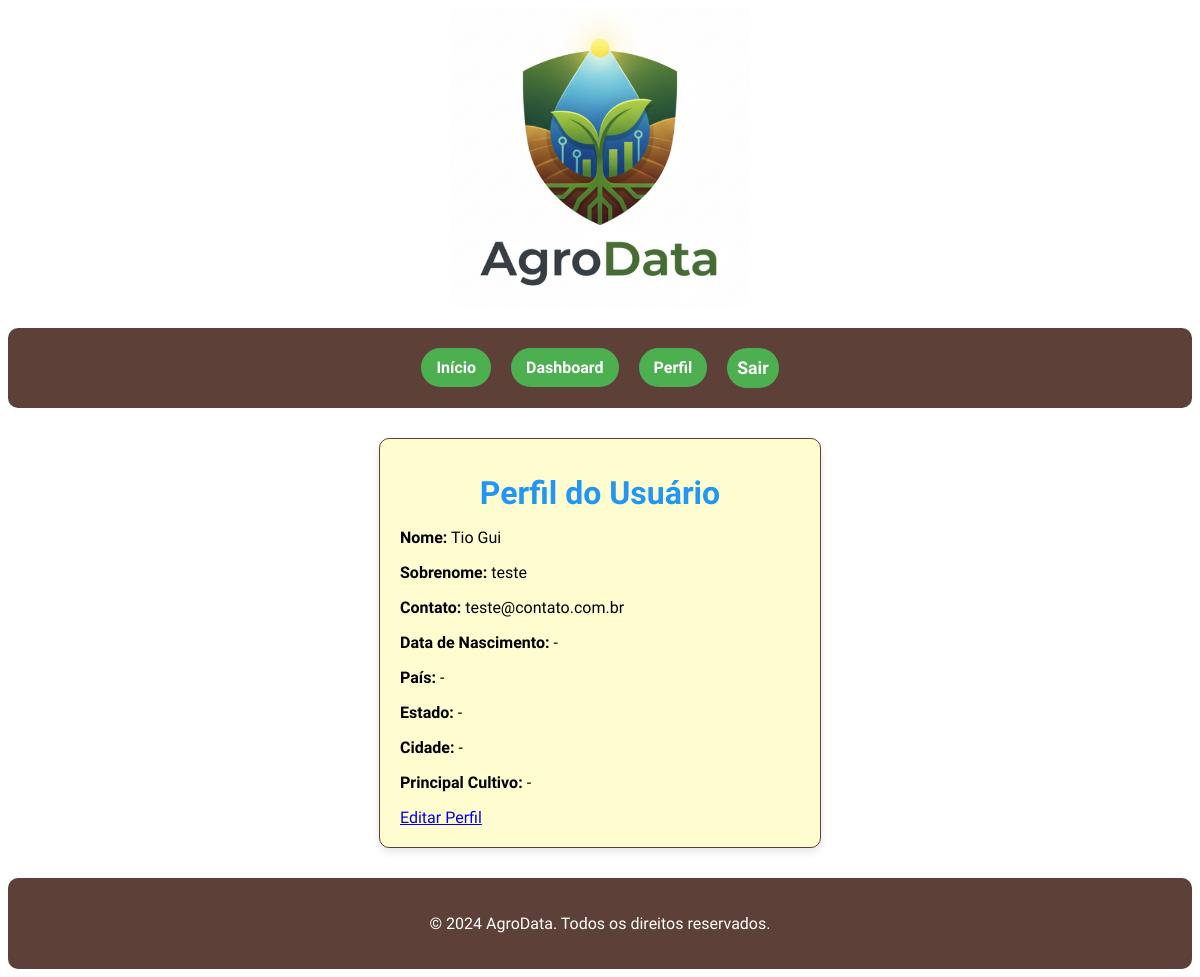
The page /dashboard/profile/ (signed in) on the database as committed earlier.
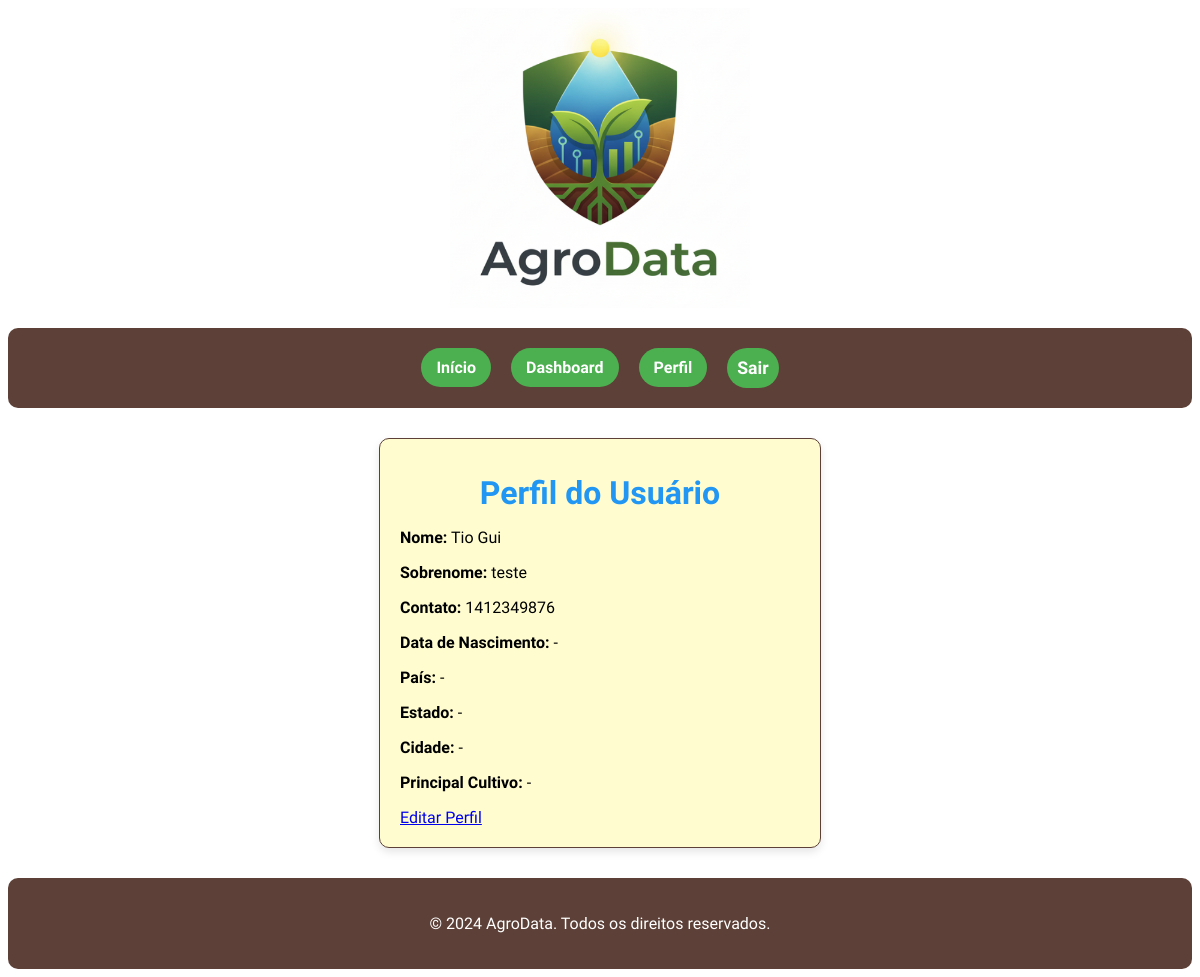
The same page on the database as committed later.
### agro_app/models.py (models this page shows, shortened)
class Profile(models.Model):
    user = models.OneToOneField(User, on_delete=models.CASCADE)
    first_name = models.CharField(max_length=100, blank=True, null=True, verbose_name="Primeiro Nome")
    last_name = models.CharField(max_length=100, blank=True, null=True, verbose_name="Sobrenome")
    birth_date = models.DateField(blank=True, null=True, verbose_name="Data de Nascimento")
    cultivo_principal = models.CharField(max_length=100, blank=True, null=True, verbose_name="Cultivo Principal")
    contact = models.CharField(max_length=15, blank=True, null=True, verbose_name="Contato (Telefone/WhatsApp)")
    pais = models.CharField(
        max_length=100,
        null=True,
        blank=True,
        verbose_name="País"
    )
    estado = models.CharField(
        max_length=2,
        null=True,
        blank=True,
        verbose_name="Estado (ID IBGE)"
    )
    cidade = models.CharField(
        max_length=7,
        null=True,
        blank=True,
        verbose_name="Município (ID IBGE)"
    )
    telefone = models.CharField(max_length=15, blank=True, null=True)
    data_criacao = models.DateTimeField(auto_now_add=True)
    class Meta:
        verbose_name = "Perfil"
        verbose_name_plural = "Perfis"

### agro_app/views.py (the view)
# urls.py: path('profile/', views.profile, name='profile'),
@login_required
def profile(request):
    user_profile, created = Profile.objects.get_or_create(user=request.user)
    country_name = get_country_name_from_id(user_profile.pais) if user_profile.pais else None
    city_name = get_city_name_from_id(user_profile.cidade) if user_profile.cidade else None
    state_name = get_state_name_from_id(user_profile.estado) if user_profile.estado else None
    cultivo_principal_name = get_product_name_from_id(
        user_profile.cultivo_principal, user_profile.cidade
    ) if user_profile.cultivo_principal else None
    context = {
        'profile': user_profile,
        'country_name': country_name,  # NOVO: Adiciona ao contexto
        'city_name': city_name,
        'state_name': state_name,
        'cultivo_principal_name': cultivo_principal_name,
    }
    return render(request, 'profile.html', context)

### agro_app/views.py (called while the page is built)
def get_city_name_from_id(city_id):
    if not city_id: return None
    try:
        url = f"https://servicodados.ibge.gov.br/api/v1/localidades/municipios/{city_id}"
        response = requests.get(url, timeout=5)
        response.raise_for_status()
        data = response.json()
        return data.get('nome')
    except (requests.RequestException, json.JSONDecodeError):
        return None

def get_state_name_from_id(state_id):
    if not state_id: return None
    try:
        url = f"https://servicodados.ibge.gov.br/api/v1/localidades/estados/{state_id}"
        response = requests.get(url, timeout=5)
        response.raise_for_status()
        data = response.json()
        return data.get('sigla')
    except (requests.RequestException, json.JSONDecodeError):
        return None

def get_product_name_from_id(product_id, city_id):
    if not product_id or not city_id: return None
    try:
        normalized_saved_id = normalize_text(str(product_id))
        products_data = get_products_for_city(city_id)
        for product in products_data:
            if product.get('id', '') == normalized_saved_id:
                return product.get('nome')  # Retorna o nome amigável (ex: 'Soja')
        return None
    except Exception:
        return None

### fichatecnica_app/data_service.py (called while the page is built, shortened)
def normalize_text(text):
    if not isinstance(text, str):
        return ""
    text = re.sub(r'\s*\([^)]*\)', '', text)
    normalized = unicodedata.normalize('NFKD', text).encode('ascii', 'ignore').decode('utf-8')
    return normalized.upper().strip()

def load_and_cache_agro_data():
    global FICHA_TECNICA_CACHE
    if FICHA_TECNICA_CACHE and all(key in FICHA_TECNICA_CACHE for key in CSV_CONFIG.keys()):
        return FICHA_TECNICA_CACHE, "Sucesso (Cache carregado)"

def get_products_for_city(city_id):
    data_frames, _ = load_and_cache_agro_data()
    if not data_frames:
        return []
    df_qty = data_frames.get('Quantidade produzida')
    header_map = data_frames.get('Quantidade produzida_header_map', {})
    if df_qty is None or header_map == {}:
        return []

### agro_app/templates/profile.html
{% extends 'base.html' %}
{% load static %}
{% block content %}
<div class="auth-card">
    <h2 class="sub-title">Perfil do Usuário</h2>
    <p><strong>Nome:</strong> {{ profile.first_name|default:"-" }}</p>
    <p><strong>Sobrenome:</strong> {{ profile.last_name|default:"-" }}</p>
    <p><strong>Contato:</strong> {{ profile.contact|default:"-" }}</p>
    <p><strong>Data de Nascimento:</strong> {{ profile.birth_date|default:"-" }}</p>
    <p><strong>País:</strong> {{ country_name|default:"-" }}</p>
    <p><strong>Estado:</strong> {{ state_name|default:"-" }}</p>
    <p><strong>Cidade:</strong> {{ city_name|default:"-" }}</p>
    <p><strong>Principal Cultivo:</strong> {{ cultivo_principal_name|default:"-" }}</p>
    <a href="{% url 'agro_app:profile_edit' %}">Editar Perfil</a>
</div>
{% endblock %}

### templates/base.html (shortened to what this page needs)
{% load static %}
<!DOCTYPE html>
<html lang="pt-br">
<head>
    <link rel="stylesheet" href="{% static 'assets/css/main.css' %}">
</head>
<body>
    {% include 'partials/header.html' %}
    <main>
        {% block content %}
        {% endblock %}
    </main>
    {% include 'partials/footer.html' %}
</body>
</html>

### templates/partials/header.html
{% load static %}
<header>
    <img src="{% static 'img/AgroData_transp.png' %}" alt="Logo AgroData">
    {% include 'partials/nav.html' %}
</header>

### templates/partials/nav.html (shortened to what this page needs)
<nav>
    <ul>
        <li><a href="{% url 'home:index' %}">Início</a></li>
        {% if user.is_authenticated %}
            <li><a href="{% url 'agro_app:dashboard' %}">Dashboard</a></li>
            <li><a href="{% url 'agro_app:profile' %}">Perfil</a></li>
            <li>
                <form action="{% url 'logout' %}" method="post" style="display:inline;">
                    <button type="submit">Sair</button>
                </form>
            </li>
        {% else %}
            <li><a href="{% url 'login' %}">Entrar</a></li>
            <li><a href="{% url 'home:signup' %}">Cadastre-se</a></li>
        {% endif %}
    </ul>
</nav>

### templates/partials/footer.html
<footer>
    <p>&copy; 2024 AgroData. Todos os direitos reservados.</p>
</footer>

### static/assets/css/main.css (style rules this page uses)
body { font-family: "Ubuntu", sans-serif; }
header img { display: block; margin: 0 auto; margin-bottom: 20px; width: 50%; }
nav { padding: 20px 0; }
nav ul { list-style-type: none; padding: 0; margin: 0; }
nav ul li a, nav ul li button { color: #fff; text-decoration: none; padding: 10px 15px; background-color: #4CAF50; border-radius: 20px; font-weight: bold; transition: background-color 0.3s ease; display: block; cursor: pointer; border: none; font-family: inherit; }
@media (min-width: 992px) { header img { max-width: 300px; } }
@media (min-width: 992px) { nav { background-color: #5D4037; border-radius: 10px; } }
@media (min-width: 992px) { nav ul { display: flex; justify-content: center; gap: 20px; } }
footer { background-color: #5D4037; color: #fff; text-align: center; padding: 20px 0; border-radius: 10px; }
main { margin: 0px 0; padding: 10px; }
.sub-title { font-family: "Story Script", sans-serif; color: #2196F3; text-align: center; font-size: 2em; font-weight: bold; margin: 15px 0; }
.auth-card { background-color: #FFFDD0; border: 1px solid #5D4037; border-radius: 10px; box-shadow: 0 4px 8px rgba(0, 0, 0, 0.1); padding: 20px; margin: 20px auto; max-width: 400px; }
button[type="submit"] { display: block; width: 100%; padding: 10px; background-color: #4CAF50; color: #fff; border: none; border-radius: 20px; font-size: 1.1em; font-weight: bold; cursor: pointer; transition: background-color 0.3s ease; }

Rows that differ between the two databases and show on the page:
changed Profile "Tio Gui": contact "teste@contato.com.br" → "1412349876"
